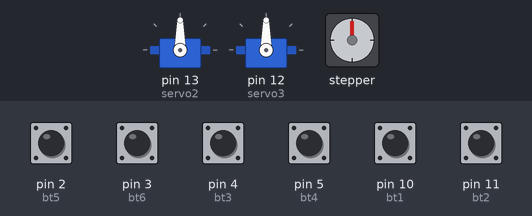
The sketch below on a simulated Arduino Uno, built with avr-gcc and run on an emulated ATmega328P. On the bench: 2 × servo, stepper motor. The inputs (shaded band) are chosen by the test bench; at power-on: pin 2 (bt5), pin 3 (bt6), pin 4 (bt3), pin 5 (bt4), pin 10 (bt1), pin 11 (bt2) HIGH. Stepper angles assume 2038 steps per turn.

Above: at 1.2 s.
1.3 s: pin 2 (bt5) pulled LOW for 1 s
3.8 s: pin 4 (bt3) pulled LOW for 0.15 s
At 5.1 s:
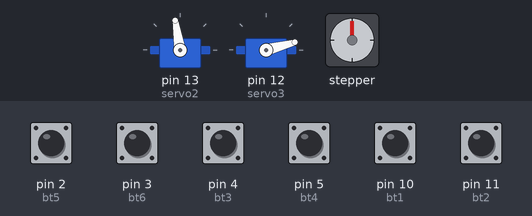
5.4 s: pin 10 (bt1) pulled LOW for 0.15 s
At 6.7 s:
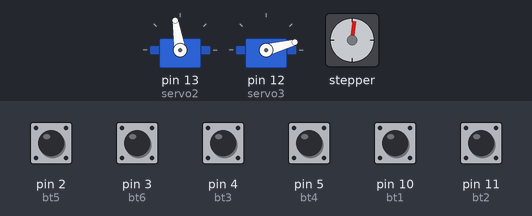
7.0 s: pin 2 (bt5) pulled LOW for 0.15 s
At 7.6 s:
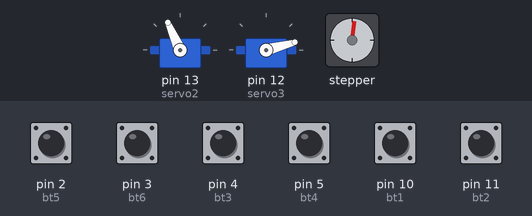
8.6 s: pin 3 (bt6) pulled LOW for 1 s
At 10.0 s:
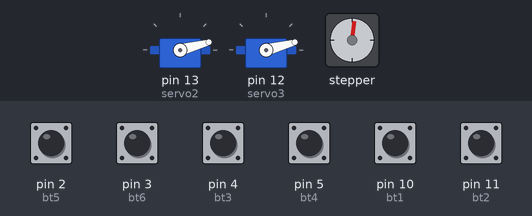
11.1 s: pin 4 (bt3) pulled LOW for 1 s
At 13.1 s:
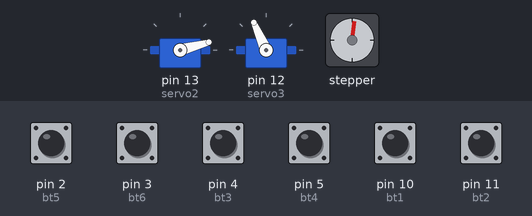
Timing chart, 0 to 14.6 s (numbered marks = the images above; inputs shaded):
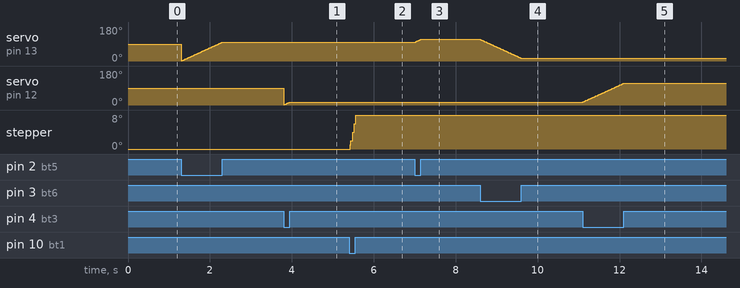

Measured:
- after the input at 3.8 s, servo on pin 12 (servo3): 90° → 15° at once
- after the input at 7.0 s, servo on pin 13 (servo2): 99° → 114° at once
- after the input at 8.6 s, servo on pin 13 (servo2): moves from 114° to 15° over 0.99 s, starting at once
- after the input at 11.1 s, servo on pin 12 (servo3): moves from 15° to 114° over 0.99 s, starting at once

The sketch:

base.ino
```cpp
#include <Stepper.h>
#include <Servo.h>

// Defines the number of steps per rotation
const int stepsPerRevolution = 2038;

Servo servo2;
Servo servo3;

// Creates an instance of stepper class
// Pins entered in sequence IN1-IN3-IN2-IN4 for proper step sequence
Stepper myStepper = Stepper(stepsPerRevolution, 6,8,7,9);

int currentrev = 0;
int currentrev2 = 0;

int pos2 = 0;
int pos3 = 0;

const int bt1 = 10;
const int bt2 = 11;
const int bt5 = 2;
const int bt6 = 3;
const int bt3 = 4;
const int bt4 = 5;


void setup() {
    pinMode(bt1,INPUT_PULLUP);
    pinMode(bt2,INPUT_PULLUP);
    pinMode(bt5,INPUT_PULLUP);
    pinMode(bt6,INPUT_PULLUP);
    pinMode(bt3,INPUT_PULLUP);
    pinMode(bt4,INPUT_PULLUP);
    servo2.attach(13);
    servo3.attach(12);
}

void loop() {
    while(digitalRead(bt1)==LOW && currentrev < 1000){
    myStepper.setSpeed(10);
    currentrev += 5;
//    stepsPerRevolution1 += 20;
    myStepper.step(currentrev);
    delay(10);
  }

  while(digitalRead(bt2)==LOW && currentrev > 0){
    myStepper.setSpeed(10);
    currentrev -= 5;
//    stepsPerRevolution1 -= 20;
    myStepper.step(-currentrev);
    delay(10);
  }
   if((digitalRead(bt5)==LOW) && (pos2 < 180)){
    pos2 += 1;
    servo2.write(pos2);
    delay(10);
  }
  if((digitalRead(bt6)==LOW)  && (pos2 > 0)){
    pos2 -= 1;
    servo2.write(pos2);
    delay(10);
  }

  if((digitalRead(bt3)==LOW) && (pos3 < 180)){
    pos3 += 1;
    servo3.write(pos3);
    delay(10);
  }
  if((digitalRead(bt4)==LOW)  && (pos3 > 0)){
    pos3 -= 1;
    servo3.write(pos3);
    delay(10);
  }
}
```
